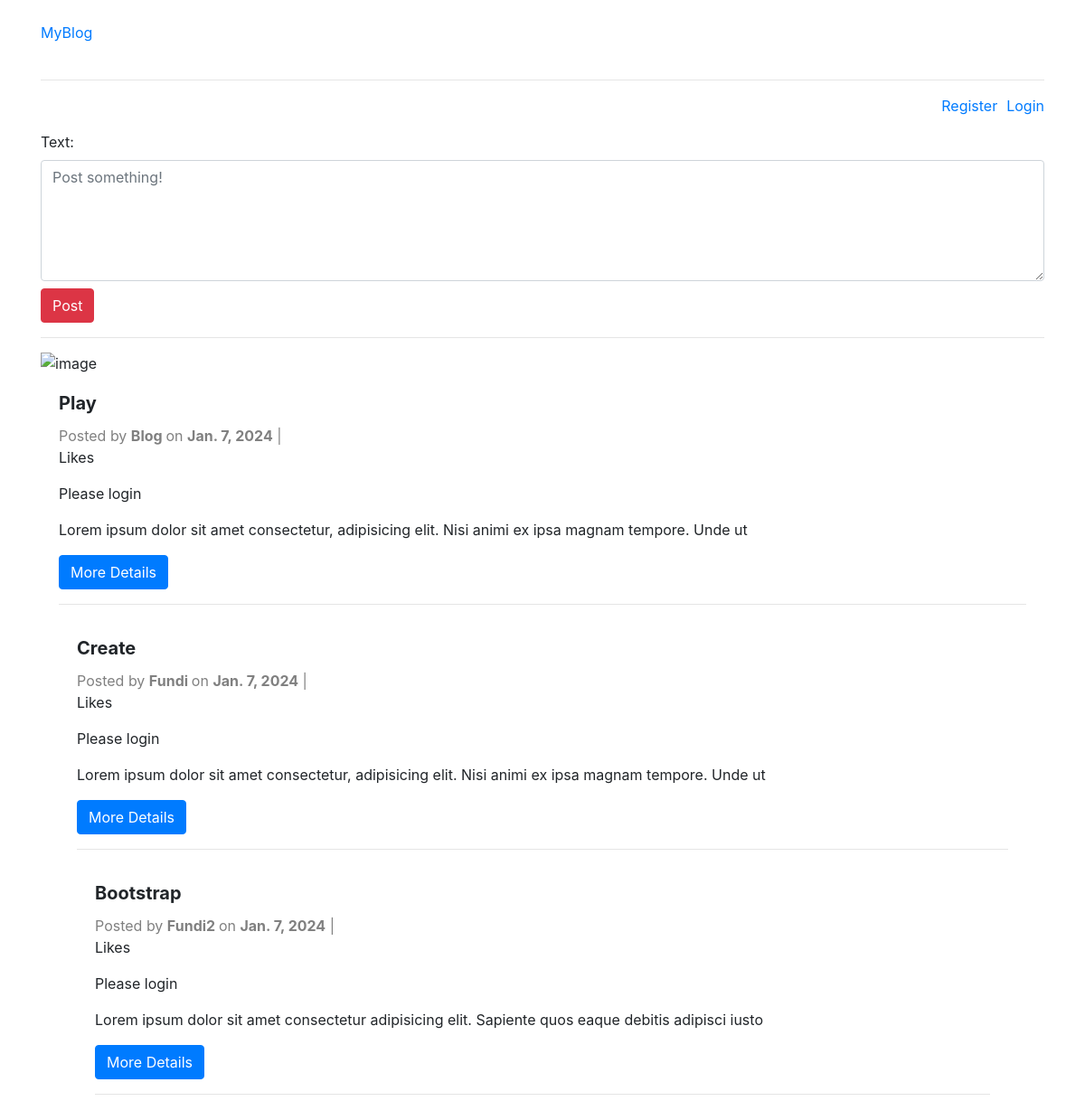
The page / on the database its author committed.
### blogapp/models.py (models this page shows, shortened)
class Blog(models.Model):
    title = models.CharField(max_length=100)
    text = models.CharField(max_length=10000)
    author = models.ForeignKey(User, on_delete=models.CASCADE)
    date = models.DateField(auto_now_add=True)
    featured = models.BooleanField(default=False)
    likes = models.ManyToManyField(User, related_name="likes", null=True, blank=True, default='0')

### blogapp/views.py (the view)
# urls.py: path('', index, name = 'index'),
def index(request):
    blogs = Blog.objects.all()
    form = BlogForm
    pic = RegUser.objects.all()
    context = {'blogs': blogs, 'form': form, 'pic': pic}
    if request.method == 'POST':
        form = BlogForm(request.POST, request.FILES)
        if form.is_valid():
            form.save()
            return redirect('index')
    return render(request, 'blogs/index.html', context)

### blogapp/templates/blogs/index.html (shortened to what this page needs)
{% extends 'base.html' %}
{% block content %}
<div class="row">
  <div class="col-md-12">
    <div class="">
      <form method="POST" enctype="multipart/form-data">{% csrf_token %}
        {{ form }}
      <button type="submit" class="btn btn-danger">Post</button>
      </form>
    </div>
  <hr>
  <img src="{{ pic.image.url }}" alt="image">
    {% for blog in blogs reversed %}
          <div class="card-body ">
            <h5 class="card-title"><strong>{{ blog.title | capfirst }}</strong></h5>
            <div class="" style="color: gray;">
              Posted by <strong>{{ blog.author | capfirst }} </strong>
              on <strong>{{ blog.date }}</strong> |
            </div>
              <div class="">
                {% if condition%}
                  <p> Like</p>
                {% else %}
                  <p> Likes</p>
                {% endif %}
              <div class="">
                  {% if request.user.is_authenticated %}
                    <form action="" method="POST">{% csrf_token %}
                      <a href="">Like</a>
                      <a href="">Reply</a>
                    </form>
                  {% else %}
                  <p>Please login</p>
              {% endif %}
              </div>
            <p class="card-text">{{ blog.text | slice:":250" }}</p>
            <a href="{% url 'detail' blog.id %}" class="btn btn-primary">More Details</a>
          </div><hr>
      {% endfor %}
  </div>
</div>
{% endblock %}

### blogapp/templates/base.html (shortened to what this page needs)
<html lang="en">
<head>
    <link rel="stylesheet" href="https://cdn.jsdelivr.net/npm/bootstrap@4.5.3/dist/css/bootstrap.min.css">
</head>
<body>
    <div class="container">
    <nav>
        <br>
            <a href="/"><div class="logo">MyBlog</div></a>
        <br>
        <hr>
            <ul style="display: flex; list-style: none; justify-content: flex-end; ">
                {% if user.is_authenticated %}
                    <li style="margin-right: 10px;">Logged in as <a href="">{{ request.user | capfirst }}</a></li>
                    <li> <a href="/logout/">(Logout)</a> </li>
                {% else %}
                    <li style="margin-right: 10px;"> <a href="{% url 'register' %}">Register</a> </li>
                    <li> <a href="{% url 'login' %}">Login</a> </li>
                {% endif %}
            </ul>
    </nav>
</div>
    <div class="container">
        {% block content %}
        {% endblock %}
    </div>
</body>
</html>

### rows shown on the page
Blog: title "Play", author "Blog", date "Jan. 7, 2024", text "Lorem ipsum dolor sit amet consectetur, adipisicing elit. Nisi animi ex ipsa magnam tempore. Unde ut"
Blog: title "Create", author "Fundi", date "Jan. 7, 2024", text "Lorem ipsum dolor sit amet consectetur, adipisicing elit. Nisi animi ex ipsa magnam tempore. Unde ut"
Blog: title "Bootstrap", author "Fundi2", date "Jan. 7, 2024", text "Lorem ipsum dolor sit amet consectetur adipisicing elit. Sapiente quos eaque debitis adipisci iusto"
